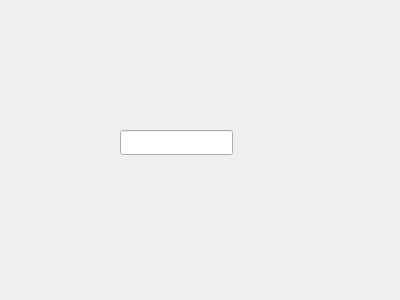
<?xml version="1.0" encoding="UTF-8"?>
<ui version="4.0">
 <class>testDialog2</class>
 <widget class="QDialog" name="testDialog2">
  <property name="geometry">
   <rect>
    <x>0</x>
    <y>0</y>
    <width>400</width>
    <height>300</height>
   </rect>
  </property>
  <property name="windowTitle">
   <string>Dialog</string>
  </property>
  <widget class="QLineEdit" name="lineEdit">
   <property name="geometry">
    <rect>
     <x>120</x>
     <y>130</y>
     <width>113</width>
     <height>25</height>
    </rect>
   </property>
  </widget>
 </widget>
 <resources/>
 <connections/>
</ui>
